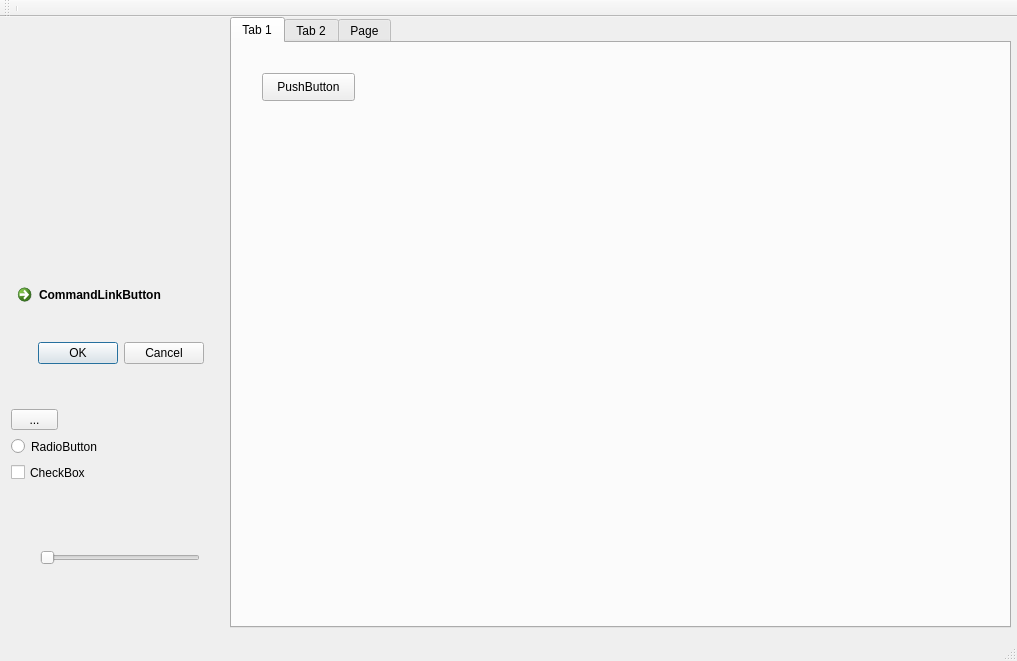
<?xml version="1.0" encoding="UTF-8"?>
<ui version="4.0">
 <class>MainWindow</class>
 <widget class="QMainWindow" name="MainWindow">
  <property name="geometry">
   <rect>
    <x>0</x>
    <y>0</y>
    <width>1017</width>
    <height>661</height>
   </rect>
  </property>
  <property name="windowTitle">
   <string>MainWindow</string>
  </property>
  <widget class="QWidget" name="centralwidget">
   <widget class="QToolButton" name="toolButton">
    <property name="geometry">
     <rect>
      <x>11</x>
      <y>392</y>
      <width>47</width>
      <height>21</height>
     </rect>
    </property>
    <property name="text">
     <string>...</string>
    </property>
   </widget>
   <widget class="QRadioButton" name="radioButton">
    <property name="geometry">
     <rect>
      <x>11</x>
      <y>420</y>
      <width>115</width>
      <height>19</height>
     </rect>
    </property>
    <property name="text">
     <string>RadioButton</string>
    </property>
   </widget>
   <widget class="QCheckBox" name="checkBox">
    <property name="geometry">
     <rect>
      <x>11</x>
      <y>446</y>
      <width>91</width>
      <height>19</height>
     </rect>
    </property>
    <property name="text">
     <string>CheckBox</string>
    </property>
   </widget>
   <widget class="QCommandLinkButton" name="commandLinkButton">
    <property name="geometry">
     <rect>
      <x>10</x>
      <y>260</y>
      <width>222</width>
      <height>48</height>
     </rect>
    </property>
    <property name="text">
     <string>CommandLinkButton</string>
    </property>
   </widget>
   <widget class="QDialogButtonBox" name="buttonBox">
    <property name="geometry">
     <rect>
      <x>11</x>
      <y>322</y>
      <width>193</width>
      <height>28</height>
     </rect>
    </property>
    <property name="standardButtons">
     <set>QDialogButtonBox::Cancel|QDialogButtonBox::Ok</set>
    </property>
   </widget>
   <widget class="QTabWidget" name="tabWidget">
    <property name="geometry">
     <rect>
      <x>230</x>
      <y>0</y>
      <width>781</width>
      <height>611</height>
     </rect>
    </property>
    <property name="currentIndex">
     <number>0</number>
    </property>
    <widget class="QWidget" name="tab">
     <attribute name="title">
      <string>Tab 1</string>
     </attribute>
     <widget class="QPushButton" name="pushButton_2">
      <property name="geometry">
       <rect>
        <x>30</x>
        <y>30</y>
        <width>93</width>
        <height>28</height>
       </rect>
      </property>
      <property name="text">
       <string>PushButton</string>
      </property>
     </widget>
    </widget>
    <widget class="QWidget" name="tab_2">
     <attribute name="title">
      <string>Tab 2</string>
     </attribute>
    </widget>
    <widget class="QWidget" name="tab_3">
     <attribute name="title">
      <string>Page</string>
     </attribute>
    </widget>
   </widget>
   <widget class="QSlider" name="horizontalSlider">
    <property name="geometry">
     <rect>
      <x>40</x>
      <y>530</y>
      <width>160</width>
      <height>22</height>
     </rect>
    </property>
    <property name="orientation">
     <enum>Qt::Horizontal</enum>
    </property>
   </widget>
  </widget>
  <widget class="QMenuBar" name="menubar">
   <property name="geometry">
    <rect>
     <x>0</x>
     <y>0</y>
     <width>1017</width>
     <height>26</height>
    </rect>
   </property>
  </widget>
  <widget class="QStatusBar" name="statusbar"/>
  <widget class="QToolBar" name="toolBar">
   <property name="windowTitle">
    <string>toolBar</string>
   </property>
   <attribute name="toolBarArea">
    <enum>TopToolBarArea</enum>
   </attribute>
   <attribute name="toolBarBreak">
    <bool>false</bool>
   </attribute>
   <addaction name="separator"/>
  </widget>
 </widget>
 <resources/>
 <connections/>
</ui>
